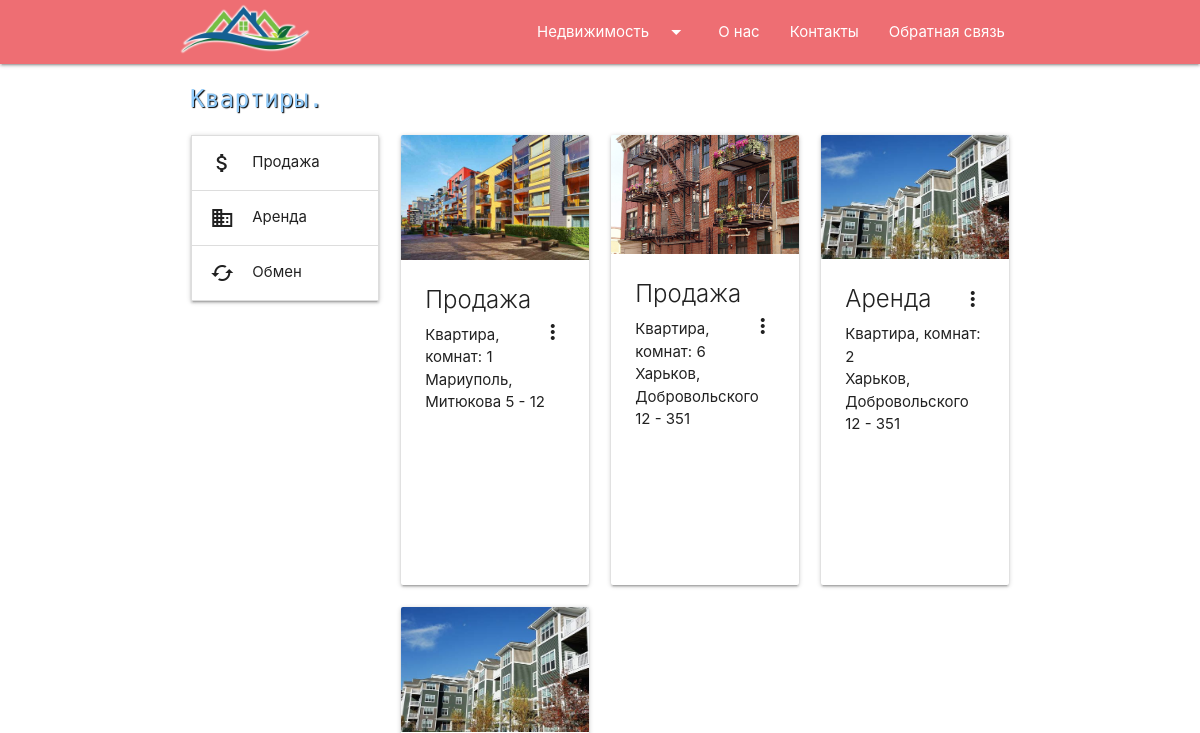
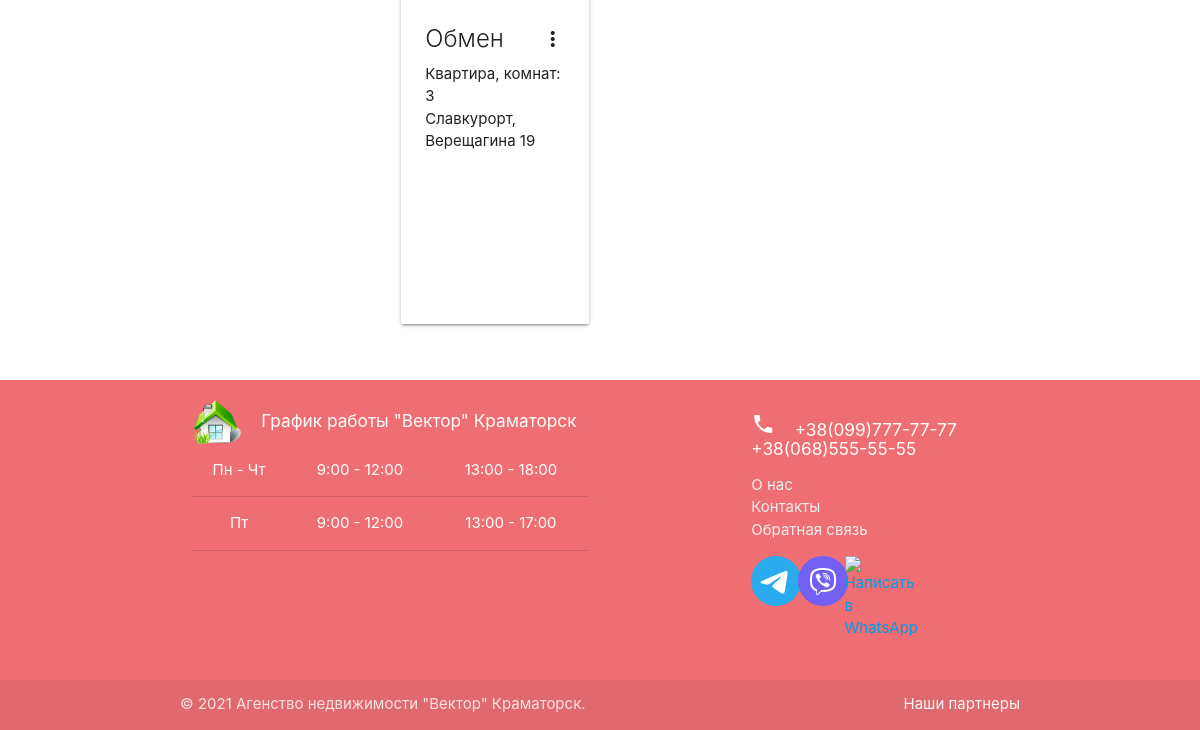
The app's page /apartments/, older data (2 pictures, top to bottom).
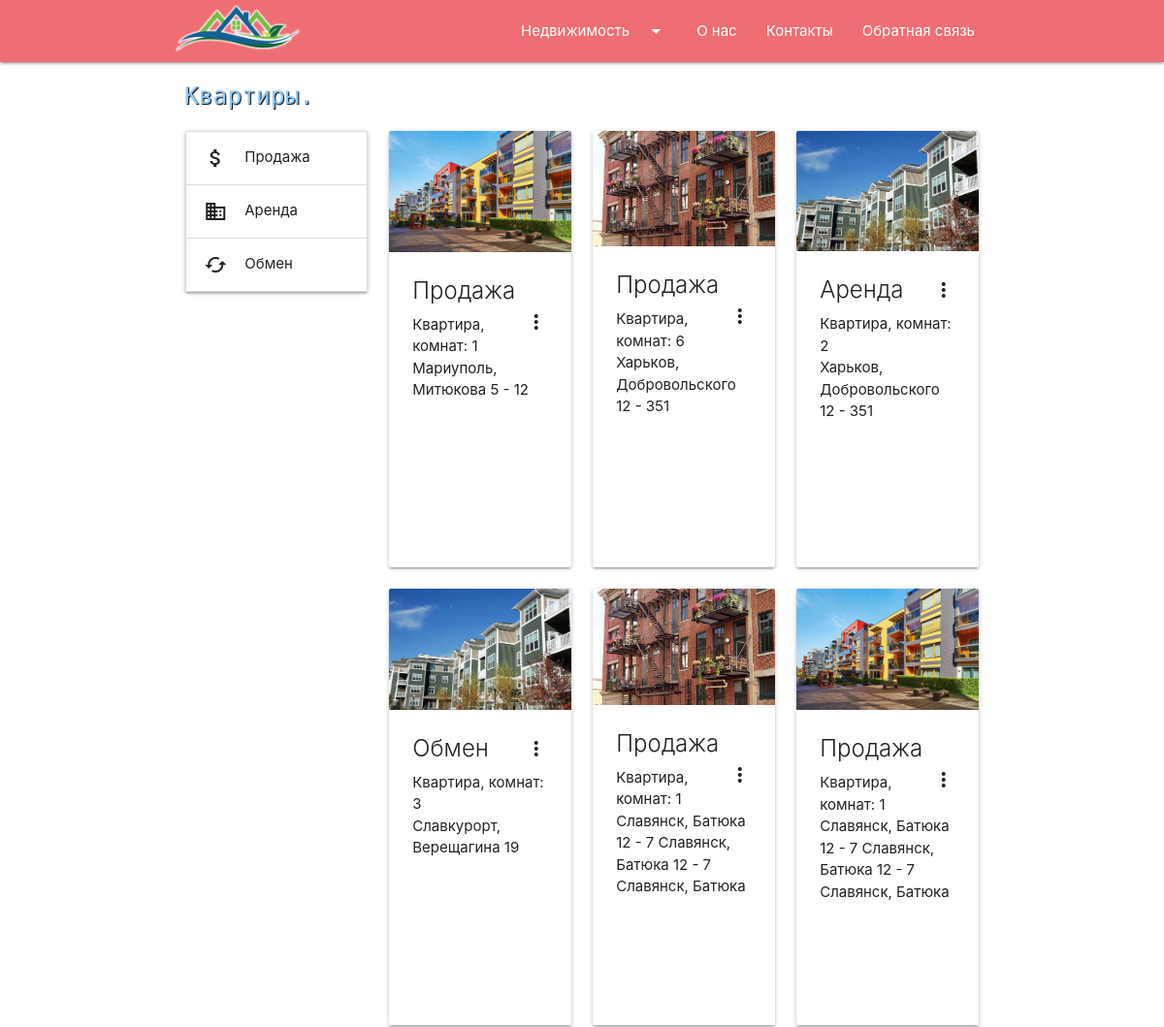
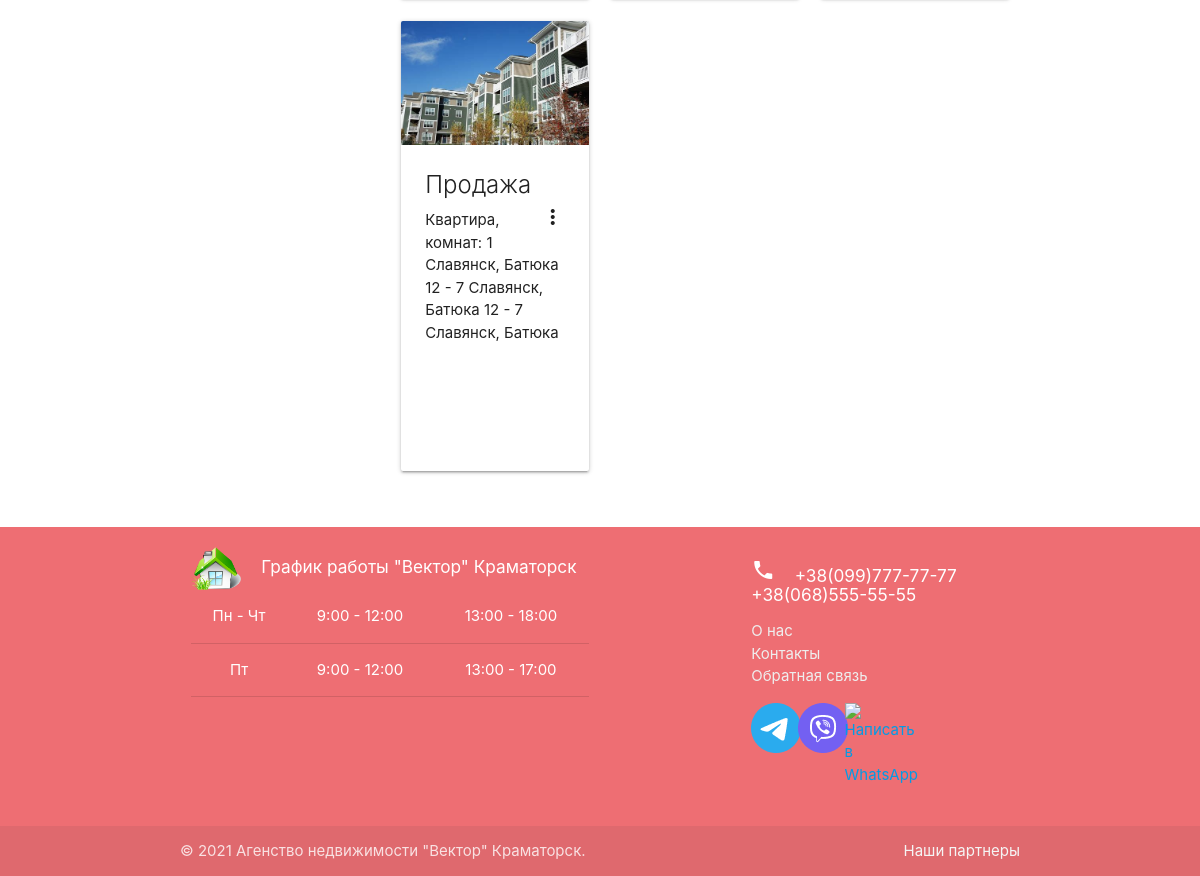
The same page, newer data (2 pictures, top to bottom).
### agency/models.py (models this page shows, shortened)
class Apartment(models.Model):
    ADJACENT = 'Смежный'
    SEPARATED = 'Раздельный'
    BATHROOM_CHOICE = [(ADJACENT, 'Смежный'), (SEPARATED, 'Раздельный')]
    PLASTIC = 'Пластик профиль'
    WOOD = 'Дерево профиль'
    STANDARD = 'Стандартная комплектация'
    WINDOW_CHOICE = [(PLASTIC, 'Пластик профиль'),(WOOD, 'Дерево профиль'),(STANDARD, 'Стандартная комплектация')]
    OPEN_BALCONY = 'Открытого типа'
    GLAZED_BALCONY = 'Застеклен'
    GLAZED_AND_INSULATED = 'Застеклен и утеплен'
    NO_BALCONY = 'Отсутствует'
    BALCONY_CHOICE = [
        (OPEN_BALCONY, 'Открытого типа'),
        (GLAZED_BALCONY, 'Застеклен'),
        (GLAZED_AND_INSULATED, 'Застеклен и утеплен'),
        (NO_BALCONY, 'Отсутствует')
    ]
    BASIC_REPAIR = 'Базовый ремонт'
    FULL_REPAIR = 'Полный ремонт'
    NO_REPAIR = 'Требуется ремонт'
    ROOM_CONDITION = [(BASIC_REPAIR, 'Базовый ремонт'), (FULL_REPAIR, 'Полный ремонт'), (NO_REPAIR, 'Требуется ремонт')]
    slug_title = 'Apartment'
    created_at = models.DateTimeField(auto_now_add=True, verbose_name='Создано')
    updated_at = models.DateTimeField(auto_now=True, verbose_name='Обновлено')
    proposal_type = models.CharField(max_length=8, choices=_PROP_CHOICES, default=_SALE, verbose_name='Тип предложения')
    price = models.FloatField(verbose_name='Цена $')
    number_of_rooms = models.PositiveSmallIntegerField(
        default=1, validators=[MinValueValidator(1), MaxValueValidator(10)], verbose_name='Кол-во комнат'
    )
    floor_number = models.PositiveSmallIntegerField(
        default=1, validators=[MinValueValidator(1), MaxValueValidator(25)], verbose_name='Этаж'
    )
    total_floors_number = models.PositiveSmallIntegerField(
        default=10, validators=[MinValueValidator(1), MaxValueValidator(25)], verbose_name='Всего этажей'
    )
    bathroom = models.CharField(max_length=10, choices=BATHROOM_CHOICE, default=SEPARATED, verbose_name='Туалет')
    window_type = models.CharField(max_length=25, choices=WINDOW_CHOICE, default=PLASTIC, verbose_name='Окна')
    balcony = models.CharField(max_length=20, choices=BALCONY_CHOICE, default=GLAZED_BALCONY, verbose_name='Балкон')
    room_condition = models.CharField(max_length=20, choices=ROOM_CONDITION, default=FULL_REPAIR, verbose_name='Ремонт')
    total_area = models.FloatField(
        default=10.0, validators=[MinValueValidator(10.0), MaxValueValidator(400.0)], verbose_name='Общая площадь кв.м'
    )
    address = models.CharField(max_length=65, verbose_name='Адрес')
    description = models.TextField(blank=True, max_length=400, verbose_name='Описание')
    def get_absolute_url(self):
        return reverse('apartment', kwargs={"pk": self.pk})

class ApartmentGallery(models.Model):
    apartment = models.ForeignKey(Apartment, on_delete=models.CASCADE, related_name='images')
    image = models.ImageField(upload_to="apartments/")

### agency/views.py (the view)
# urls.py: path('apartments/', ApartmentsView.as_view(), name='apartments'),
class ApartmentsView(ListView):
    model = Apartment
    template_name = "agency/apartments.html"
    context_object_name = 'flats'
    paginate_by = 9
    def get_context_data(self, **kwargs):
        context = super().get_context_data(**kwargs)
        context['title'] = "Квартиры."
        return context
    def get_queryset(self):
        return Apartment.objects.all()

### agency/templates/agency/apartments.html (shortened to what this page needs)
{% extends 'index.html' %}
{% block content %}
<div class="container">
    <h5 class="pageTitle">{{ title }}</h5>
    <div class="row">
        <div class="col s12 m12 l3">
            {% include 'inc/_sidebar.html' %}
        </div>
        <div class="col s12 m12 l9">
            <div class="row">
                {% for item in flats %}
                <div class="col s12 m6 l4">
                    <div class="card sticky-action hoverable" style="height: 450px;">
                        <div class="card-image waves-effect waves-block waves-light">
                            <img class="activator" src="{{ item.images.first.image.url }}">
                        </div>
                        <div class="card-content">
                            <span class="card-title activator grey-text text-darken-4">
                                {% if item.proposal_type == 'sale' %}
                                    Продажа
                                {% elif item.proposal_type == 'rental' %}
                                    Аренда
                                {% elif item.proposal_type == 'exchange' %}
                                    Обмен
                                {% else %}
                                    unknown
                                {% endif %}
                                <i class="material-icons right">more_vert</i>
                            </span>
                            <p>Квартира, комнат: {{ item.number_of_rooms }}</p>
                            <p>{{ item.address }}</p>
                        </div>
                    </div>
                </div>
                {% endfor %}
            </div>
            <div class="col s12 paginator" style="display: flex; justify-content: center;">
            </div>
        </div>
    </div>
</div>
{% endblock %}

### templates/index.html (shortened to what this page needs)
<!DOCTYPE html>
{% load static %}
<html lang="en">
<head>
    <link rel="stylesheet" href="{% static 'css/main.css' %}">
    <link rel="stylesheet" href="https://cdnjs.cloudflare.com/ajax/libs/materialize/1.0.0/css/materialize.min.css">
    <link rel="stylesheet" href="https://cdnjs.cloudflare.com/ajax/libs/fancybox/3.5.7/jquery.fancybox.min.css" />
</head>
<body>
{% include 'inc/_nav.html' %}
<main>
    {% block content %}CONTENT{% endblock %}
</main>
{% include 'inc/_footer.html' %}
</body>
</html>

### templates/inc/_nav.html (shortened to what this page needs)
<header>
    <nav class="sidenav-trigger">
        <div class="nav-wrapper">
            <div class="container">
                <a href="{% url 'home' %}" class="brand-logo"><img style="width: 130px; margin-top: 4px;" src="/media/logos/logo3.png"></a>
                <ul id="nav-mobile" class="right hide-on-med-and-down">
                    <li><a class="dropdown-trigger" href="#!" data-target="dropdown1">Недвижимость<i class="material-icons right">arrow_drop_down</i></a></li>
                    <li><a href="#">О нас</a></li>
                    <li><a href="#">Контакты</a></li>
                    <li><a href="#">Обратная связь</a></li>
                </ul>
            </div>
        </div>
    </nav>
</header>

### templates/inc/_sidebar.html (shortened to what this page needs)
<ul class="collapsible">
    <li id="sale" class="_sidebar">
      <div class="collapsible-header"><i class="material-icons">attach_money</i>Продажа</div>
    </li>
    <li id="rental" class="_sidebar">
      <div class="collapsible-header"><i class="material-icons">business</i>Аренда</div>
    </li>
    <li id="exchange" class="_sidebar">
      <div class="collapsible-header"><i class="material-icons">cached</i>Обмен</div>
    </li>
</ul>

### templates/inc/_footer.html
<footer class="page-footer">
    <div class="container">
        <div class="row">
            <div class="col l6 s12">
                <div class="row">
                    <div class="col s2">
                        <a href="{% url 'home' %}"><img class="footerLogo" src="/media/logos/logo1.png" alt="footer_logo"></a>
                    </div>
                    <div class="col s10">
                        <h6 class="white-text">График работы "Вектор" Краматорск</h6>
                    </div>
                    <div class="col s12">
                        <table class="centered">
                            <tr>
                                <td>Пн - Чт</td>
                                <td>9:00 - 12:00</td>
                                <td>13:00 - 18:00</td>
                            </tr>
                            <tr>
                                <td>Пт</td>
                                <td>9:00 - 12:00</td>
                                <td>13:00 - 17:00</td>
                            </tr>
                        </table>
                    </div>
                </div>
            </div>
            <div class="col l4 offset-l2 s12">
                <h6 class="white-text">
                    <i class="material-icons">phone</i>&nbsp;&nbsp;&nbsp;
                    +38(099)777-77-77 &nbsp;&nbsp;&nbsp;&nbsp;&nbsp; +38(068)555-55-55
                </h6>
                <ul>
                    <li><a class="grey-text text-lighten-3" href="#!">О нас</a></li>
                    <li><a class="grey-text text-lighten-3" href="#!">Контакты</a></li>
                    <li><a class="grey-text text-lighten-3" href="#!">Обратная связь</a></li>
                </ul>
                <div class="row">
                    <div class="col s2">
                        <a title="Telegram" href="#" target="_blank"><img src="/media/logos/Telegram.png" alt="Написать в Telegram" /></a>
                    </div>
                    <div class="col s2">
                        <a title="Viber" href="#" target="_blank"><img src="/media/logos/Viber.png" alt="Написать в Viber" /></a>
                    </div>
                    <div class="col s2">
                        <a title="WhatsApp" href="#" target="_blank"><img src="/media/logos/WhatsApp.png" alt="Написать в WhatsApp" /></a>
                    </div>
                </div>
            </div>
        </div>
    </div>
    <div class="footer-copyright">
        <div class="container">
            © 2021 Агенство недвижимости "Вектор" Краматорск.
            <a class="grey-text text-lighten-4 right" href="#!">Наши партнеры</a>
        </div>
    </div>
</footer>

### rental/static/css/main.css (style rules this page uses)
body { display: flex; min-height: 100vh; flex-direction: column; }
main { flex: 1 0 auto; }
.footerLogo { display: block; margin-left: auto; margin-right: auto; width: 50px; transition: 1s; }
.pageTitle { font-family: 'Rubik Mono One', sans-serif; color: #90caf9; text-shadow: 1px 1px 1px black; margin-left: 5px; padding: 5px; }

Row changes from the older to the newer data that the page shows:
added Apartment: images.first.image (picture), proposal_type "Продажа", number_of_rooms "1", address "Славянск, Батюка 12 - 7 Славянск, Батюка 12 - 7 Славянск, Батюка"
added Apartment: images.first.image (picture), proposal_type "Продажа", number_of_rooms "1", address "Славянск, Батюка 12 - 7 Славянск, Батюка 12 - 7 Славянск, Батюка"
added Apartment: images.first.image (picture), proposal_type "Продажа", number_of_rooms "1", address "Славянск, Батюка 12 - 7 Славянск, Батюка 12 - 7 Славянск, Батюка"
